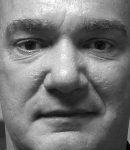
//> input picture Face_recognition_lightingprocess/Face_recognition_lightingprocess/02463d254.pgm, 130 x 150 px
$ ./main   (built with g++ and OpenCV 4)
//> lines starting //> are read from the running program, lines starting //| are printed output that depends on the picture; after the words box and inside, x2 and y2 are one past the last pixel; in counts of white or black regions, pixels touching at a corner belong together
//> further down, im1 is the input picture: 150 rows x 130 cols, CV_8UC1; min 0, max 255, mean 119.5
### Face_recognition_lightingprocess/Face_recognition_lightingprocess/Face_recognition_lightingprocess.h
#include "stdafx.h"
#pragma once
#include <stdio.h>
#include <tchar.h>
#include <iostream>
#include <fstream>
#include <math.h>
#include <opencv2/opencv.hpp>

using namespace std;
using namespace cv;

//找出矩阵中的最大值或最小值，输入MAX，或MIN
double MatMaxMin(Mat im,String flag="MAX");
//高斯滤波
Mat gaussianfilter(Mat img,double sigma0,double sigma1,double shift1=0,double shift2=0);
//行列卷积
Mat gaussianfilter(Mat img,double sigma0,double sigma1,double shift1,double shift2);
/*不同参数设置
	0  1    0    0  0  0  0 0  0.0  0 0    % no normalization
    1  0.2  1   -2  0  0  0 10 0.09 1 6;  % default setting
    2  1    1   -2  0  0  0 10 0.09 1 6;   % no gamma
    3  0.2  0    0  0  0  0 10 0.09 1 6;   % no DoG
    4  0.2  1   -2  0  0  0 0  0.09 1 6;   % no equalization
    5  0.2  1   -2  0  0  0 -10  0.09 1 6; % no tanh compression*/
Mat preproc2( const Mat &img,double gamma=0.2,double sigma0=1,double sigma1=-2,double mask=0,double do_norm=10);

### Face_recognition_lightingprocess/Face_recognition_lightingprocess/stdafx.h
// stdafx.h : 标准系统包含文件的包含文件，
// 或是经常使用但不常更改的
// 特定于项目的包含文件
//

#pragma once

#include "targetver.h"

#include <stdio.h>
#include <tchar.h>


// TODO: 在此处引用程序需要的其他头文件

### Face_recognition_lightingprocess/Face_recognition_lightingprocess/Face_recognition_lightingprocess.cpp
// Face_recognition_lightingprocess.cpp : 定义控制台应用程序的入口点。
//

#include "stdafx.h"
#pragma once
#include <stdio.h>
#include <tchar.h>
#include <iostream>
#include <fstream>
#include <math.h>
#include <opencv2/opencv.hpp>

#define CV_VERSION_ID       CVAUX_STR(CV_MAJOR_VERSION) CVAUX_STR(CV_MINOR_VERSION) CVAUX_STR(CV_SUBMINOR_VERSION)

#ifdef _DEBUG
#define cvLIB(name) "opencv_" name CV_VERSION_ID "d"
#else
#define cvLIB(name) "opencv_" name CV_VERSION_ID
#endif
using namespace cv;
using namespace std;

int gauss(float x[],float y[],int length,float sigma);
Mat gaussianfilter(Mat img,double sigma0,double sigma1,double shift1,double shift2);
Mat preproc2( const Mat &img,double gamma,double sigma0,double sigma1,double mask,double do_norm);

//找出矩阵中的最大值或最小值，输入MAX，或MIN
double MatMaxMin(Mat im,String flag="MAX")
{
	double value=im.ptr<float>(0)[0];
	if(flag=="MAX")
	{
		for(int i=0;i<im.rows;i++)
			for(int j=0;j<im.cols;j++)
				if(im.ptr<float>(i)[j]>value)
					value=im.ptr<float>(i)[j];
		return value;
	}
	else if(flag=="MIN")
	{
		for(int i=0;i<im.rows;i++)
			for(int j=0;j<im.cols;j++)
				if(im.ptr<float>(i)[j]<value)
					value=im.ptr<float>(i)[j];
		return value;
	}
	return -1;
}
//高斯滤波
Mat gaussianfilter(Mat img,double sigma0,double sigma1,double shift1=0,double shift2=0)
{
	int i,j;
	sigma0=(float)sigma0;
	sigma1=(float)sigma1;
	shift1=(float) shift1;
	shift2=(float)shift2;
	Mat img2=img;
	Mat img3=img;
	Mat  imgResult;

	//将数据存入横向高斯模板中
	int rowLength = (int) (floor(3.0*sigma0+0.5-shift1)-ceil(-3.0*sigma0-0.5-shift1)+1);
	int rowBegin = (int) ceil(-3.0*sigma0-0.5-shift1);
	float rowArray[30],Gx[30];
	for(i = 0;i < rowLength; i++)
	{
		rowArray[i] = rowBegin + i;
	}
	gauss(rowArray,Gx,rowLength, sigma0);
	Mat kx = Mat( 1,rowLength , CV_32F); //转换成mat类型
	float *pData1=kx.ptr<float>(0);
	for ( i = 0; i < rowLength; i++)
    {
		pData1[i]=Gx[i];
    }
	//将数据存入纵向高斯模板中
	int colLength = (int) (floor(3.0*sigma1+0.5-shift2)-ceil(-3.0*sigma1-0.5-shift2)+1);
	int colBegin = (int) ceil(-3.0*sigma1-0.5-shift2);
	float colArray[30],Gy[30];
	for( i=0;i<colLength;i++)
	{
		colArray[i] = colBegin + i;
	}
	gauss(colArray,Gy,colLength, sigma1);
	Mat ky = Mat( colLength,1,CV_32F);
	float *pData2;
	for ( i = 0; i < colLength; i++)
    {
		pData2=ky.ptr<float>(i);
		pData2[0]=Gy[i];
    }
	filter2D(img, img2, img.depth(), kx,Point(-1,-1));
	filter2D(img2, imgResult, img2.depth(), ky,Point(-1,-1));
	return imgResult;

}
//行列卷积
int gauss(float x[],float y[],int length,float sigma)
{
	int i;
	float sum=0.0;
	for(i=0;i<length;i++)
	{
		x[i]=exp(-pow(x[i],2)/(2*pow(sigma,2)));
		sum += x[i] ;
	}
	for(i=0;i<length;i++)
	{
		y[i]=x[i]/sum;
	}
	return 1;
}


Mat preproc2( const Mat &img,double gamma=0.2,double sigma0=1,double sigma1=-2,double mask=0,double do_norm=10)
{	Mat imT1,imT2;
//> called with gamma = 0.2, sigma0 = 1, sigma1 = -2, mask = 0, do_norm = 10
	int rows=img.rows;
//> rows = 150
	int cols=img.cols;
//> cols = 130
	Mat im=img;
	int b=floor(3*abs(sigma1));//左右扩充边缘的距离
	Mat imtemp(Size(cols+2*b,rows+2*b),CV_32F,Scalar(0));//保存扩充的图形
	Mat imtemp2(Size(cols,rows),CV_32F,Scalar(0));
	float s=0.0;
	//Gamma correct input image to increase local contrast in shadowed regions.
	if(gamma==0)
	{
		double impixeltemp=0;
		double Max=MatMaxMin(im,"MAX");//等价于max(1,max(max(im)))
		for(int i=0;i<rows;i++)
			for(int j=0;j<cols;j++)
			{
				impixeltemp=log(im.ptr<float>(i)[j]+Max/256);
				im.ptr<float>(i)[j]=impixeltemp;
			}
	}
	else
	{
		for(int i=0;i<rows;i++)
			for(int j=0;j<cols;j++)
				im.ptr<float>(i)[j]=pow(im.ptr<float>(i)[j],gamma);
	}
	float *pData1;
	//run prefilter, if any
	if(sigma1)
	{
		double border=1;
		if(border)	//add extend-as-constant image border to reduce
					//boundary effects
		{
			for(int i=0;i<rows+2*b-1;i++)
			{
				pData1=imtemp.ptr<float>(i);
				for(int j=0;j<cols+2*b-1;j++){
					//中间
					if(i>=b&&i<im.rows+b&&j>=b&&j<im.cols+b)
						pData1[j]=im.ptr<float>(i-b)[j-b];
					//左上
					else if(i<b&&j<b)
						pData1[j]=im.ptr<float>(0)[0];
					//右上
					else if(i<b&&j>=im.cols+b&&j<cols+2*b)
						pData1[j]=im.ptr<float>(0)[cols-1];
					//左下
					else if(i>=im.rows+b&&i<rows+2*b&&j<b)
						pData1[j]=im.ptr<float>(rows-1)[0];
					//右下
					else if(i>=im.rows+b&&j>=im.cols+b)
						pData1[j]=im.ptr<float>(im.rows-1)[im.cols-1];
					//上方
					else if(i<b&&j>=b&&j<im.cols+b)
						pData1[j]=im.ptr<float>(0)[j-b];
					//下方
					else if(i>=im.rows+b&&j>=b&&j<im.cols+b)
						pData1[j]=im.ptr<float>(im.rows-1)[j-b];
					//左方
					else if(j<b&&i>=b&&i<im.rows+b)
						pData1[j]=im.ptr<float>(i-b)[0];
					//右方
					else if(j>=im.cols+b&&i>=b&&i<im.rows+b)
						pData1[j]=im.ptr<float>(i-b)[im.cols-1];/**/
						}
				}
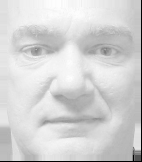
//> imtemp: 162 rows x 142 cols, CV_32FC1; min 0, max 3.03, mean 2.51; drawn with min black and max white
		}

		if(sigma1>0)
		//Build difference of gaussian filter and apply it to image.
		{
			;//70行，先跳过
		}

		else
		{
			if(sigma0>0)
			{   imT1=gaussianfilter(imtemp,sigma0,sigma0);
				imT2=gaussianfilter(imtemp,-sigma1,-sigma1);
				imtemp=imT1-imT2;
				//imtemp=gaussianfilter(imtemp,sigma0,sigma0)-gaussianfilter(imtemp,-sigma1,-sigma1);
			}
			else
				imtemp = imtemp-gaussianfilter(imtemp,-sigma1,-sigma1);
		}

		if(border)
		{
			//再取回中间部分
				for(int i=0;i<rows;i++)
				{
						pData1=im.ptr<float>(i);
						for(int j=0;j<cols;j++)
							pData1[j]=imtemp.ptr<float>(i+b)[j+b];
				}
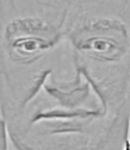
//> im: 150 rows x 130 cols, CV_32FC1; min -0.371, max 0.197, mean 0.000118; drawn with min black and max white
		}
	//	test=im.ptr<float>(19)[19];
	}

	/*
	% Global contrast normalization. Normalizes the spread of output
    % values. The mean is near 0 so we don't bother to subtract
    % it. We use a trimmed robust scatter measure for resistance to
    % outliers such as specularities and image borders that have
    % different values from the main image.  Usually trim is about
    % 10.
	*/

	if(do_norm)
	{
		double a=0.1;
		double trim=abs(do_norm);

		//im = im./mean(mean(abs(im).^a))^(1/a);
		imtemp2=abs(im);

		//cvPow(&im,&im,a)//为每个元素求pow
		for(int i=0;i<rows;i++)
		{
				pData1=imtemp2.ptr<float>(i);//imtemp2为零矩阵
				for(int j=0;j<cols;j++)
					pData1[j]=pow(imtemp2.ptr<float>(i)[j],a);
		}
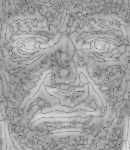
//> imtemp2: 150 rows x 130 cols, CV_32FC1; min 0.256, max 0.906, mean 0.634

		//求平均值s
		s=0.0;
		for(int i=0;i<rows;i++)
			{
				pData1=imtemp2.ptr<float>(i);
					for(int j=0;j<cols;j++)
						s+=imtemp2.ptr<float>(i)[j];
			}
//> this loop made 150 passes
//> s on passes 1 to 12: 75.49, 151.4, 226, 300.6, 374.4, 448.7, 522.4, 596.4, 671.8, 747.4, 823.7, 900.6
//> after the loop, s = 12357.3
		s/=(im.rows*im.cols);
//> s = 0.634
		double temp=pow(s,1/a);
//> temp = 0.0104
		for(int i=0;i<rows;i++)
				{
						pData1=im.ptr<float>(i);
						for(int j=0;j<cols;j++)
							pData1[j]=pData1[j]/temp;//点除
				}

		//im = im./mean(mean(min(trim,abs(im)).^a))^(1/a);
		imtemp2=abs(im);
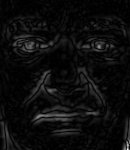
//> imtemp2: 150 rows x 130 cols, CV_32FC1; min 0.000114, max 35.52, mean 1.8; drawn with min black and max white
		for(int i=0;i<rows;i++)
				{
						pData1=imtemp2.ptr<float>(i);
						for(int j=0;j<cols;j++)
							if(pData1[j]>trim)
							pData1[j]=trim;//min(trim,abs(im))
				}
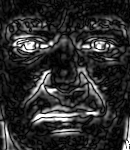
//> imtemp2: 150 rows x 130 cols, CV_32FC1; 1.32% of pixels changed, all inside (x1, y1, x2, y2) = (6, 39, 130, 150); drawn with min black and max white
		//cvPow(&im,&im,a);////为每个元素求pow
		for(int i=0;i<rows;i++)
		{
				pData1=imtemp2.ptr<float>(i);
				for(int j=0;j<cols;j++)
					pData1[j]=pow(pData1[j],a);
		}
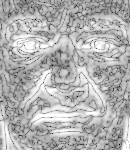
//> imtemp2: 150 rows x 130 cols, CV_32FC1; min 0.403, max 1.26, mean 1; drawn with min black and max white
		//求平均值
		s=0.0;
		for(int i=0;i<rows;i++)
			{
				pData1=imtemp2.ptr<float>(i);
					for(int j=0;j<cols;j++)
						s+=pData1[j];
			}
//> this loop made 150 passes
//> s on passes 1 to 12: 119.1, 238.9, 356.6, 474.3, 590.9, 708, 824.4, 941.2, 1060, 1179.3, 1299.8, 1421.2
//> after the loop, s = 19492.9
		s/=(im.rows*im.cols);
//> s = 1
		temp=pow(s,1/a);//
//> temp = 0.996
		for(int i=0;i<rows;i++)
				{
						pData1=im.ptr<float>(i);
						for(int j=0;j<cols;j++)
							pData1[j]=pData1[j]/temp;//点除
				}

		if(do_norm>0)
		{//im = trim*tanh(im/trim);
			for(int i=0;i<rows;i++)
				{
					pData1=im.ptr<float>(i);
					for(int j=0;j<cols;j++)
						pData1[j]=trim*tanh(pData1[j]/trim);
				}
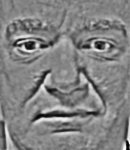
//> im: 150 rows x 130 cols, CV_32FC1; min -9.98, max 9.55, mean 0.0532; drawn with min black and max white
		}

	}
	//归一化处理
	double Min;
	Min=MatMaxMin(im,"MIN");//找到矩阵的最小值
//> in MatMaxMin, `double value=im.ptr<float>(0)[0];`: value = -1.08
//> the loop in MatMaxMin, `for(int i=0;i<im.rows;i++)` made 150 passes
//> value on passes 1 to 12: -1.82, -2.22, -2.22, -2.22, -2.22, -2.22, -2.22, -2.22, -2.22, -2.22, -2.22, -2.22
//> after the loop in MatMaxMin, `for(int i=0;i<im.rows;i++)`: value = -9.98
//> Min = -9.98
	for(int i=0;i<rows;i++)
	{
		pData1=im.ptr<float>(i);
		for(int j=0;j<cols;j++)
			pData1[j]+=Min;
	}
	//im.convertTo(im, CV_32F, 1.0/255.0);

	normalize(im,im,0,255,NORM_MINMAX);
	cout<<"0-1:"<<im.ptr<float>(0)[1]<<endl;
//| 0-1:125.306
	// [7 lines of commented-out code are left out]
	im.convertTo(im,CV_8UC1);
//> im: 150 rows x 130 cols, CV_8UC1
	cout<<"0-255:"<<im.ptr<unsigned>(0)[1]<<endl;
//| 0-255:2307294086
	return im;
}

### Face_recognition_lightingprocess/Face_recognition_lightingprocess/main.cpp

#include "stdafx.h"
#pragma once
#include <stdio.h>
#include <tchar.h>
#include <iostream>
#include <fstream>
#include <math.h>
#include <opencv2/opencv.hpp>
#include"Face_recognition_lightingprocess.h"
#define CV_VERSION_ID       CVAUX_STR(CV_MAJOR_VERSION) CVAUX_STR(CV_MINOR_VERSION) CVAUX_STR(CV_SUBMINOR_VERSION)

#ifdef _DEBUG
#define cvLIB(name) "opencv_" name CV_VERSION_ID "d"
#else
#define cvLIB(name) "opencv_" name CV_VERSION_ID
#endif
using namespace cv;
using namespace std;

double cases[11]={
	//0,1,0,0,0,0,0,0,0.0,0,0 % no normalization
	1,0.2,1,-2,0,0,0,10,0.09,1,6//default setting

};
int main()
{

	double gamma=cases[1];//gamma parameter
	double sigma0=cases[2];//inner Gaussian size
	double sigma1=cases[3];//outer Gaussian size
	double sx=cases[4];// x offset of centres of inner and outer filter
	double sy=cases[5];// y offset of centres of inner and outer filter
	double mask=cases[6];//mask
	double do_norm=cases[7];//Normalize the spread of output values
	double shift[2]={sx,sy};
	Mat im1=imread("02463d254.pgm",CV_LOAD_IMAGE_GRAYSCALE);
	Mat im1n=Mat(im1.rows,im1.cols,CV_32F);
	im1.convertTo(im1n,CV_32F);
	TickMeter tm;
	tm.start();

	im1n = preproc2(im1n);


	tm.stop();
	cout<<"count="<<tm.getCounter()<<",process time="<<tm.getTimeMilli()<<endl; //13-14ms左右
	imshow("im1",im1);
	imshow("im1n",im1n);

	waitKey(0);
	return 0;
}

$ run again, with Face_recognition_lightingprocess/Face_recognition_lightingprocess/02463d282.pgm copied over Face_recognition_lightingprocess/Face_recognition_lightingprocess/02463d254.pgm
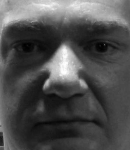
//> input picture Face_recognition_lightingprocess/Face_recognition_lightingprocess/02463d282.pgm, 130 x 150 px
//> im1 is the input picture: 150 rows x 130 cols, CV_8UC1; min 0, max 255, mean 78.8
//> the loop in preproc2, `for(int i=0;i<rows;i++)` made 150 passes
//> s on passes 1 to 8: 76.92, 153.5, 229.8, 306.7, 386.1, 464.2, 539.6, 614.2
//> after the loop in preproc2, `for(int i=0;i<rows;i++)`: s = 12334.8
//> in preproc2, `s/=(im.rows*im.cols);`: s = 0.633
//> in preproc2, `double temp=pow(s,1/a);`: temp = 0.0103
//> after the loop in preproc2, `for(int i=0;i<rows;i++)`:
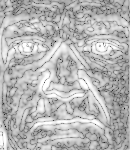
//> imtemp2: 150 rows x 130 cols, CV_32FC1; min 0.344, max 1.26, mean 1; drawn with min black and max white
//> the loop in preproc2, `for(int i=0;i<rows;i++)` made 150 passes
//> s on passes 1 to 8: 121.6, 242.6, 363.2, 484.8, 610.4, 733.9, 853.1, 971
//> after the loop in preproc2, `for(int i=0;i<rows;i++)`: s = 19493.5
//> in preproc2, `s/=(im.rows*im.cols);`: s = 1
//> in preproc2, `temp=pow(s,1/a);`: temp = 0.997
//> after the loop in preproc2, `for(int i=0;i<rows;i++)`:
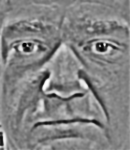
//> im: 150 rows x 130 cols, CV_32FC1; min -9.98, max 9.45, mean 0.0275; drawn with min black and max white
//> in MatMaxMin, `double value=im.ptr<float>(0)[0];`: value = -0.359
//> the loop in MatMaxMin, `for(int i=0;i<im.rows;i++)` made 150 passes
//> value on passes 1 to 8: -2.28, -3.15, -3.4, -3.4, -3.4, -3.4, -3.4, -3.4
//> after the loop in MatMaxMin, `for(int i=0;i<im.rows;i++)`: value = -9.98
//| 0-1:137.037
//| 0-255:2090243725
